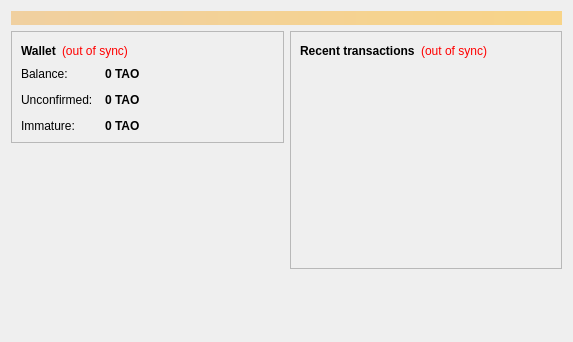
<?xml version="1.0" encoding="UTF-8"?>
<ui version="4.0">
 <class>OverviewPage</class>
 <widget class="QWidget" name="OverviewPage">
  <property name="geometry">
   <rect>
    <x>0</x>
    <y>0</y>
    <width>573</width>
    <height>342</height>
   </rect>
  </property>
  <property name="windowTitle">
   <string>Form</string>
  </property>
  <layout class="QVBoxLayout" name="topLayout">
   <item>
    <widget class="QLabel" name="labelAlerts">
     <property name="visible">
      <bool>false</bool>
     </property>
     <property name="styleSheet">
      <string notr="true">background-color: qlineargradient(x1: 0, y1: 0, x2: 1, y2: 0, stop:0 #F0D0A0, stop:1 #F8D488); color:#000000;</string>
     </property>
     <property name="wordWrap">
      <bool>true</bool>
     </property>
     <property name="margin">
      <number>3</number>
     </property>
    </widget>
   </item>
   <item>
    <layout class="QHBoxLayout" name="horizontalLayout" stretch="1,1">
     <item>
      <layout class="QVBoxLayout" name="verticalLayout_2">
       <item>
        <widget class="QFrame" name="frame">
         <property name="frameShape">
          <enum>QFrame::StyledPanel</enum>
         </property>
         <property name="frameShadow">
          <enum>QFrame::Raised</enum>
         </property>
         <layout class="QVBoxLayout" name="verticalLayout_4">
          <item>
           <layout class="QHBoxLayout" name="horizontalLayout_4">
            <item>
             <widget class="QLabel" name="label_5">
              <property name="font">
               <font>
                <weight>75</weight>
                <bold>true</bold>
               </font>
              </property>
              <property name="text">
               <string>Wallet</string>
              </property>
             </widget>
            </item>
            <item>
             <widget class="QLabel" name="labelWalletStatus">
              <property name="toolTip">
               <string>The displayed information may be out of date. Your wallet automatically synchronizes with the TaoCoin network after a connection is established, but this process has not completed yet.</string>
              </property>
              <property name="styleSheet">
               <string notr="true">QLabel { color: red; }</string>
              </property>
              <property name="text">
               <string notr="true">(out of sync)</string>
              </property>
              <property name="alignment">
               <set>Qt::AlignLeading|Qt::AlignLeft|Qt::AlignVCenter</set>
              </property>
             </widget>
            </item>
            <item>
             <spacer name="horizontalSpacer_2">
              <property name="orientation">
               <enum>Qt::Horizontal</enum>
              </property>
              <property name="sizeHint" stdset="0">
               <size>
                <width>40</width>
                <height>20</height>
               </size>
              </property>
             </spacer>
            </item>
           </layout>
          </item>
          <item>
           <layout class="QFormLayout" name="formLayout_2">
            <property name="fieldGrowthPolicy">
             <enum>QFormLayout::AllNonFixedFieldsGrow</enum>
            </property>
            <property name="horizontalSpacing">
             <number>12</number>
            </property>
            <property name="verticalSpacing">
             <number>12</number>
            </property>
            <item row="0" column="0">
             <widget class="QLabel" name="label">
              <property name="text">
               <string>Balance:</string>
              </property>
             </widget>
            </item>
            <item row="0" column="1">
             <widget class="QLabel" name="labelBalance">
              <property name="font">
               <font>
                <weight>75</weight>
                <bold>true</bold>
               </font>
              </property>
              <property name="cursor">
               <cursorShape>IBeamCursor</cursorShape>
              </property>
              <property name="toolTip">
               <string>Your current balance</string>
              </property>
              <property name="text">
               <string notr="true">0 TAO</string>
              </property>
              <property name="textInteractionFlags">
               <set>Qt::LinksAccessibleByMouse|Qt::TextSelectableByKeyboard|Qt::TextSelectableByMouse</set>
              </property>
             </widget>
            </item>
            <item row="1" column="0">
             <widget class="QLabel" name="label_3">
              <property name="text">
               <string>Unconfirmed:</string>
              </property>
             </widget>
            </item>
            <item row="1" column="1">
             <widget class="QLabel" name="labelUnconfirmed">
              <property name="font">
               <font>
                <weight>75</weight>
                <bold>true</bold>
               </font>
              </property>
              <property name="cursor">
               <cursorShape>IBeamCursor</cursorShape>
              </property>
              <property name="toolTip">
               <string>Total of transactions that have yet to be confirmed, and do not yet count toward the current balance</string>
              </property>
              <property name="text">
               <string notr="true">0 TAO</string>
              </property>
              <property name="textInteractionFlags">
               <set>Qt::LinksAccessibleByMouse|Qt::TextSelectableByKeyboard|Qt::TextSelectableByMouse</set>
              </property>
             </widget>
            </item>
            <item row="2" column="0">
             <widget class="QLabel" name="labelImmatureText">
              <property name="text">
               <string>Immature:</string>
              </property>
             </widget>
            </item>
            <item row="2" column="1">
             <widget class="QLabel" name="labelImmature">
              <property name="font">
               <font>
                <weight>75</weight>
                <bold>true</bold>
               </font>
              </property>
              <property name="toolTip">
               <string>Mined balance that has not yet matured</string>
              </property>
              <property name="text">
               <string notr="true">0 TAO</string>
              </property>
              <property name="textInteractionFlags">
               <set>Qt::LinksAccessibleByMouse|Qt::TextSelectableByKeyboard|Qt::TextSelectableByMouse</set>
              </property>
             </widget>
            </item>
           </layout>
          </item>
         </layout>
        </widget>
       </item>
       <item>
        <spacer name="verticalSpacer">
         <property name="orientation">
          <enum>Qt::Vertical</enum>
         </property>
         <property name="sizeHint" stdset="0">
          <size>
           <width>20</width>
           <height>40</height>
          </size>
         </property>
        </spacer>
       </item>
      </layout>
     </item>
     <item>
      <layout class="QVBoxLayout" name="verticalLayout_3">
       <item>
        <widget class="QFrame" name="frame_2">
         <property name="frameShape">
          <enum>QFrame::StyledPanel</enum>
         </property>
         <property name="frameShadow">
          <enum>QFrame::Raised</enum>
         </property>
         <layout class="QVBoxLayout" name="verticalLayout">
          <item>
           <layout class="QHBoxLayout" name="horizontalLayout_2">
            <item>
             <widget class="QLabel" name="label_4">
              <property name="text">
               <string>&lt;b&gt;Recent transactions&lt;/b&gt;</string>
              </property>
             </widget>
            </item>
            <item>
             <widget class="QLabel" name="labelTransactionsStatus">
              <property name="toolTip">
               <string>The displayed information may be out of date. Your wallet automatically synchronizes with the TaoCoin network after a connection is established, but this process has not completed yet.</string>
              </property>
              <property name="styleSheet">
               <string notr="true">QLabel { color: red; }</string>
              </property>
              <property name="text">
               <string notr="true">(out of sync)</string>
              </property>
              <property name="alignment">
               <set>Qt::AlignRight|Qt::AlignTrailing|Qt::AlignVCenter</set>
              </property>
             </widget>
            </item>
            <item>
             <spacer name="horizontalSpacer">
              <property name="orientation">
               <enum>Qt::Horizontal</enum>
              </property>
              <property name="sizeHint" stdset="0">
               <size>
                <width>40</width>
                <height>20</height>
               </size>
              </property>
             </spacer>
            </item>
           </layout>
          </item>
          <item>
           <widget class="QListView" name="listTransactions">
            <property name="styleSheet">
             <string notr="true">QListView { background: transparent; }</string>
            </property>
            <property name="frameShape">
             <enum>QFrame::NoFrame</enum>
            </property>
            <property name="verticalScrollBarPolicy">
             <enum>Qt::ScrollBarAlwaysOff</enum>
            </property>
            <property name="horizontalScrollBarPolicy">
             <enum>Qt::ScrollBarAlwaysOff</enum>
            </property>
            <property name="selectionMode">
             <enum>QAbstractItemView::NoSelection</enum>
            </property>
           </widget>
          </item>
         </layout>
        </widget>
       </item>
       <item>
        <spacer name="verticalSpacer_2">
         <property name="orientation">
          <enum>Qt::Vertical</enum>
         </property>
         <property name="sizeHint" stdset="0">
          <size>
           <width>20</width>
           <height>40</height>
          </size>
         </property>
        </spacer>
       </item>
      </layout>
     </item>
    </layout>
   </item>
  </layout>
 </widget>
 <resources/>
 <connections/>
</ui>
